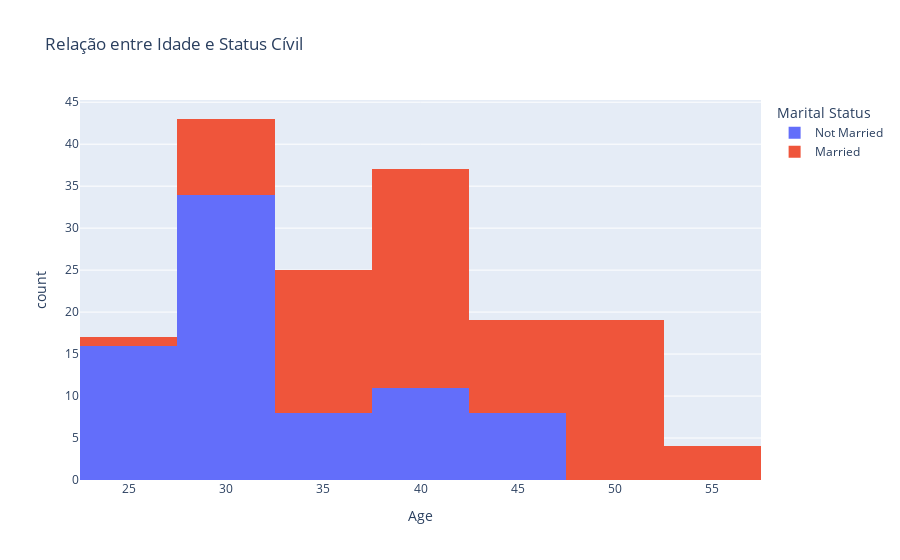

Notebook cell for this chart:
### Markdown cell above
**D) Realize a análise Bivariada.
Tente responder as seguintes perguntas com gráficos seguidos de insights:**



*   Existe relação entre a idade e o status civil?
*   Qual a relação entre o score de crédito e o nível de escolaridade?
*  O salário parece influenciar na idade?
* O salário parece influenciar no Score de Crédito?
* Clientes com casa própria tendem a ter um score mais alto?

### Code cell
# A) Criando um gráfico para visualizar a relação entre Idade e Status cívil
fig = px.histogram(df, x='Age', color='Marital Status', title='Relação entre Idade e Status Cívil')
fig.show()
# Analisando o gráfico, podemos observer que os mais jovens tendem a estar solteiros, enquanto os mais velhos tendem a ser casados, o que é esperado para um dataset de crédito, já que os clientes mais jovens tendem a ter menos estabilidade financeira e, portanto, são mais propensos a estar solteiros, enquanto os clientes mais velhos tendem a ter mais estabilidade financeira e, portanto, são mais propensos a ser casados.

### Figure 1 — Plotly figure (JSON) as saved in the notebook; plotly's stock layout.template omitted (floating-point values rounded to 4 significant figures)
{"data": [{"alignmentgroup": "True", "bingroup": "x", "hovertemplate": "Marital Status=Not Married<br>Age=%{x}<br>count=%{y}<extra></extra>", "legendgroup": "Not Married", "marker": {"color": "#636efa", "pattern": {"shape": ""}}, "name": "Not Married", "offsetgroup": "Not Married", "orientation": "v", "showlegend": true, "type": "histogram", "x": [25, 40, 26, 31, 31.5, 31.5, 31.5, 31.5, 31.5, 31.5, 43, 29, 34, 44, 25, 40, 26, 31, 41, 27, 32, 42, 28, 33, 43, 29, 34, 44, 25, 25, 40, 26, 31, 41, 27, 32, 42, 28, 33, 31.5, 31.5, 31.5, 31.5, 31.5, 25, 40, 26, 31, 41, 27, 32, 42, 28, 33, 43, 29, 34, 44, 25, 25, 28, 31, 32, 25, 40, 26, 31, 31.5, 31.5, 31.5, 31.5, 28, 33, 43, 29, 34, 44], "xaxis": "x", "yaxis": "y"}, {"alignmentgroup": "True", "bingroup": "x", "hovertemplate": "Marital Status=Married<br>Age=%{x}<br>count=%{y}<extra></extra>", "legendgroup": "Married", "marker": {"color": "#EF553B", "pattern": {"shape": ""}}, "name": "Married", "offsetgroup": "Married", "orientation": "v", "showlegend": true, "type": "histogram", "x": [30, 35, 45, 50, 42, 42, 42, 42, 42, 42, 42, 48, 53, 39, 49, 30, 35, 45, 50, 36, 46, 51, 37, 47, 52, 38, 48, 53, 39, 49, 30, 35, 30, 35, 45, 50, 36, 46, 51, 37, 47, 52, 42, 42, 42, 42, 42, 42, 42, 30, 35, 45, 50, 36, 46, 51, 37, 47, 52, 38, 48, 53, 39, 49, 30, 35, 30, 35, 33, 26, 29, 34, 30, 35, 45, 50, 36, 42, 42, 42, 42, 42, 38, 48, 53, 39, 49], "xaxis": "x", "yaxis": "y"}], "layout": {"barmode": "relative", "legend": {"title": {"text": "Marital Status"}, "tracegroupgap": 0}, "title": {"text": "Relação entre Idade e Status Cívil"}, "xaxis": {"anchor": "y", "domain": [0, 1], "title": {"text": "Age"}}, "yaxis": {"anchor": "x", "domain": [0, 1], "title": {"text": "count"}}}}
